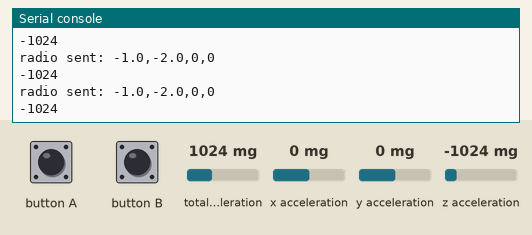
The program below on a simulated BBC micro:bit running MicroPython. Parts: the last lines printed to the serial console. Inputs (shaded band) come from the test bench; at power-on: x acceleration 0 mg, y acceleration 0 mg, total acceleration 1024 mg, z acceleration -1024 mg. No radio messages arrive unless stated (any console line starting 'radio sent:' is added by the test bench).

Above: at 1.2 s.
1.3 s: x acceleration set to -1440 mg
At 1.9 s:
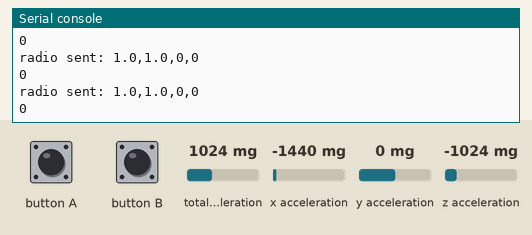
2.8 s: button A pressed for 0.15 s
4.4 s: button B pressed for 0.15 s
6.0 s: y acceleration set to -1440 mg
At 6.5 s:
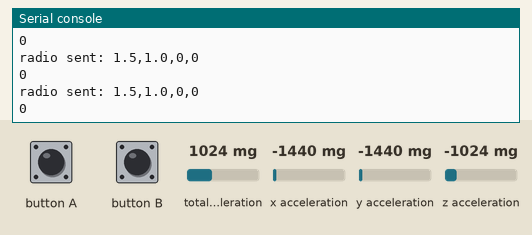
7.5 s: button A pressed for 1 s
10.0 s: button B pressed for 1 s
Timing chart, 0 to 13.0 s (numbered marks = the images above; inputs shaded):
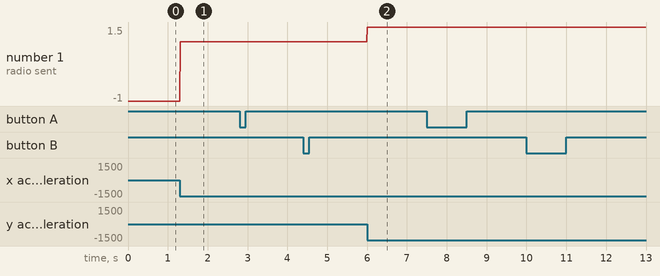

The program:

Steering_wheel_controller_3_axes_01-main.py
```python
from microbit import *
from math import atan2, pi
import radio

# Configure radio
radio.on()
radio.config(group=42, channel=42, power=7)

while True:
    x = accelerometer.get_x()
    y = accelerometer.get_y()
    z = accelerometer.get_z()

    mag = accelerometer.get_strength()

    xy_angle = atan2(y, x) - 0.5 * pi

    if xy_angle < -pi:
        xy_angle += 2 * pi
    elif xy_angle > pi:
        xy_angle -= 2 * pi

    xz_angle = atan2(z, x) - 0.5 * pi

    if xz_angle < -pi:
        xz_angle += 2 * pi
    elif xz_angle > pi:
        xz_angle -= 2 * pi

    xy_angle = round(xy_angle / (0.5 * pi), 2)
    xz_angle = round(xz_angle / (0.5 * pi), 2)

    btn_a = int(button_a.is_pressed())
    btn_b = int(button_b.is_pressed())

    message = "{},{},{},{}".format(xy_angle, xz_angle, btn_a, btn_b)

    radio.send(message)
    print(z)

    sleep(10)
```

Measured:
- after the input at 1.3 s, the serial console: prints a new line at once (image 1)
- after the input at 6.0 s, the serial console: prints a new line at once (image 2)
- plotted number 1: -1 → 1 after the input at 1.3 s, 1 → 1.5 after the input at 6.0 s
